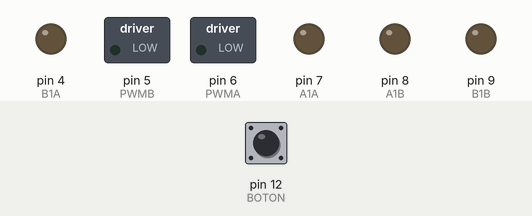
This sketch was run on a simulated Arduino Uno, built with avr-gcc and run on an emulated ATmega328P. On the bench: switched loads named in the sketch (green lamp = pin HIGH), output pins drawn as LEDs (lit = HIGH). The inputs (shaded band) are chosen by the test bench; at power-on: pin 12 (BOTON) LOW.

Above: at 10.8 s.
10.9 s: pin 12 (BOTON) pulled HIGH for 0.25 s
At 11.7 s:
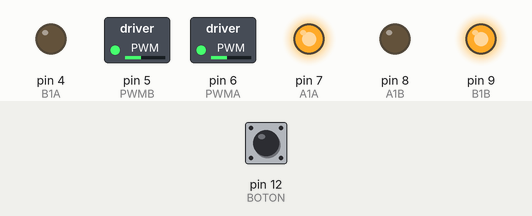
Timing chart, 0 to 13.9 s (numbered marks = the images above; inputs shaded):
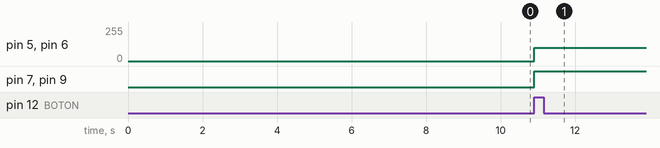

The sketch:

sketch_aug26aa.ino
```cpp
#include <QTRSensors.h>

#include <QTRSensors.h>
#define A1A 7
#define A1B 8

#define PWMA 6


#define B1A 4
#define B1B 9

#define PWMB 5

#define NUM_SENSORS 6
#define NUM_SAMPLES_PER_SENSOR 4
#define EMITTER_PIN   11
#define BOTON 12
QTRSensorsAnalog qtra((unsigned char []){5,4,3,2,1,0},NUM_SENSORS, NUM_SAMPLES_PER_SENSOR, EMITTER_PIN);

unsigned int sensorValues [NUM_SENSORS];

void setup() {
  Serial.begin(9600);
  pinMode (A1A, OUTPUT);
  pinMode (A1B, OUTPUT);
  pinMode (B1A, OUTPUT);
  pinMode (B1B, OUTPUT);
  pinMode(PWMB, OUTPUT);
  pinMode(PWMA, OUTPUT);

  for (int i=0;i<400;i++){
    qtra.calibrate();
  }
  while (true){
if (digitalRead(BOTON)==1){

  break;

}
}
}


void loop() {
 /* qtra.read (sensorValues);
  for(int i = 12; i>=10; i--)
  for (unsigned char i= 0; i < NUM_SENSORS; i++){
    Serial.print(sensorValues[1]);
    Serial.print('\t');
  }
 Serial.println("");
 delay(250);*/
Motores(100 , 100);
}


void Motoriz(int value) {
 if ( value>= 0 ){

  digitalWrite(A1A, HIGH);
  digitalWrite(A1B, LOW);
 }
else{
  digitalWrite(A1A, LOW);
  digitalWrite(A1B, HIGH);
  value *= -1;

 }
 analogWrite(PWMA, value);
}


void Motorder(int value){
 if ( value>= 0 ){

  digitalWrite(B1A, LOW);
  digitalWrite(B1B, HIGH);
 }
else{
  digitalWrite(B1A, HIGH);
  digitalWrite(B1B, LOW);
  value *= -1;

 }
 analogWrite(PWMB, value);
}
void Motores(int left, int right){
    Motorder(right);
    Motoriz(left);
}
```

Measured:
- after the input at 10.9 s, pin 5 (PWMB), pin 6 (PWMA): 0/255 → 100/255 at once; pin 7 (A1A), pin 9 (B1B): LOW → HIGH at once
